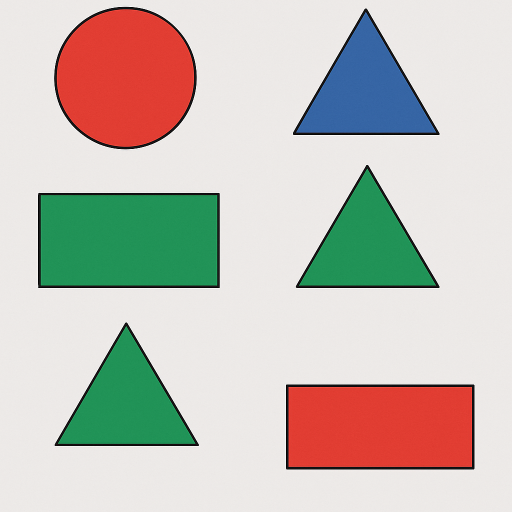
#> input picture sekiller.png, 1024 x 1024 px (shown at 1/2 size)
$ python deneme.py
#> lines starting #> are read from the running program, lines starting #| are printed output that depends on the picture; after the words box and inside, x2 and y2 are one past the last pixel; in counts of white or black regions, pixels touching at a corner belong together
import cv2
import numpy as np

def detect_shape(contour):
    peri = cv2.arcLength(contour, True)
    approx = cv2.approxPolyDP(contour, 0.04 * peri, True)
    if len(approx) == 3:
        return "Triangle"
    elif len(approx) == 4:
        return "Rectangle"
    else:
        return "Circle"

# HSV renk aralıkları (mavi, yeşil, kırmızı)
color_ranges = {
    "Red": [(0, 100, 100), (10, 255, 255)],
    "Red2": [(160, 100, 100), (180, 255, 255)],
    "Green": [(40, 50, 50), (80, 255, 255)],
    "Blue": [(100, 100, 50), (140, 255, 255)]
}

# Görseli yükle
image_path = "sekiller.png"
image = cv2.imread(image_path)
#> image is the input picture: shape (1024, 1024, 3); mean B, G, R 185.5, 193.4, 198.6
resized = cv2.resize(image, (640, 640))
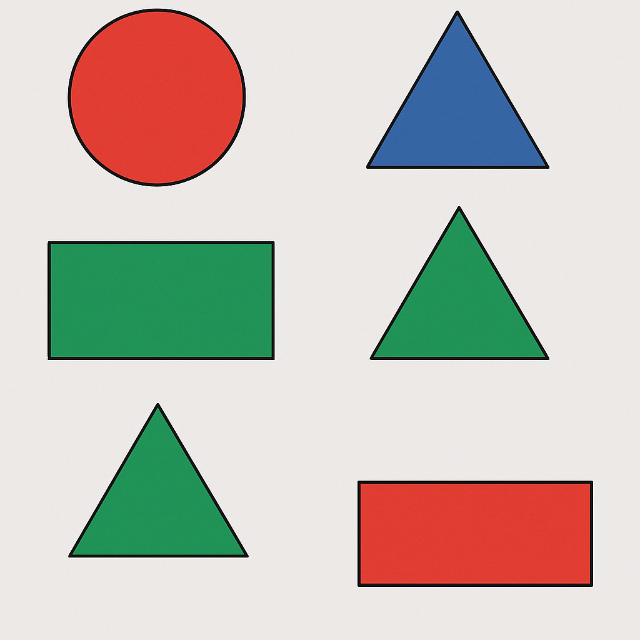
#> resized: shape (640, 640, 3); mean B, G, R 185.4, 193.3, 198.5
blurred = cv2.GaussianBlur(resized, (5, 5), 0)
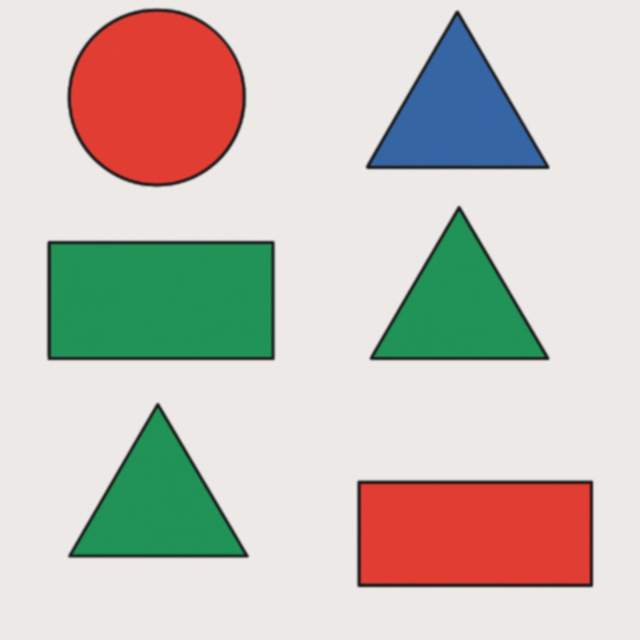
#> blurred: shape (640, 640, 3); mean B, G, R 185.4, 193.3, 198.4
hsv = cv2.cvtColor(blurred, cv2.COLOR_BGR2HSV)
#> hsv: shape (640, 640, 3); mean H, S, V 22.8, 57.3, 216

# Renk tespiti ve şekil analizi
for color_name in ["Red", "Green", "Blue"]:
    if color_name == "Red":
        mask1 = cv2.inRange(hsv, np.array(color_ranges["Red"][0]), np.array(color_ranges["Red"][1]))
        mask2 = cv2.inRange(hsv, np.array(color_ranges["Red2"][0]), np.array(color_ranges["Red2"][1]))
        mask = cv2.bitwise_or(mask1, mask2)
    else:
        mask = cv2.inRange(hsv, np.array(color_ranges[color_name][0]), np.array(color_ranges[color_name][1]))

    contours, _ = cv2.findContours(mask, cv2.RETR_EXTERNAL, cv2.CHAIN_APPROX_SIMPLE)

    for cnt in contours:
        area = cv2.contourArea(cnt)
        if area > 80:  # Küçük şekiller için azaltıldı
            shape = detect_shape(cnt)
            x, y, w, h = cv2.boundingRect(cnt)
            cv2.rectangle(resized, (x, y), (x + w, y + h), (0, 0, 0), 2)
            cv2.putText(resized, f"{color_name} {shape}", (x, y - 10),
                        cv2.FONT_HERSHEY_SIMPLEX, 0.6, (0, 0, 0), 2)
#> this loop made 3 passes
#> pass 1, `mask1 = cv2.inRange(hsv, np.array(color_ranges["Red"][0]), np.array(co..`:
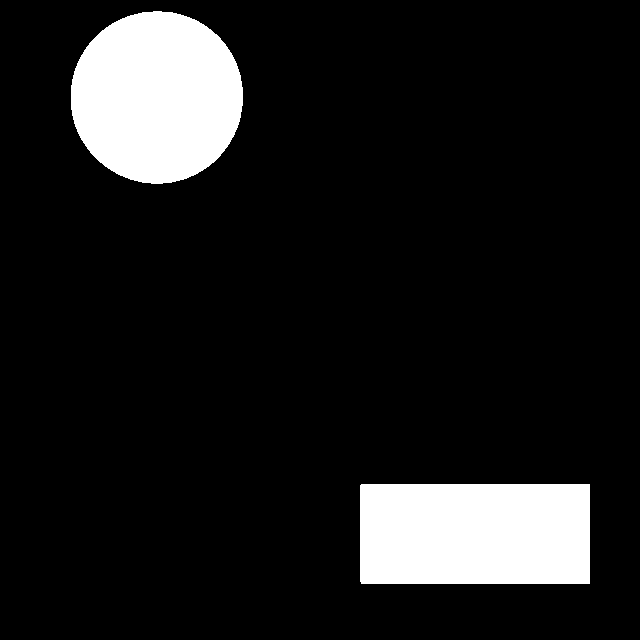
#> mask1: shape (640, 640); 11.3% white; 2 white regions, box (x1, y1, x2, y2) and area: (71, 11, 243, 184) 23408, (360, 484, 590, 584) 22997
#> pass 2, `mask = cv2.inRange(hsv, np.array(color_ranges[color_name][0]), np.arra..`:
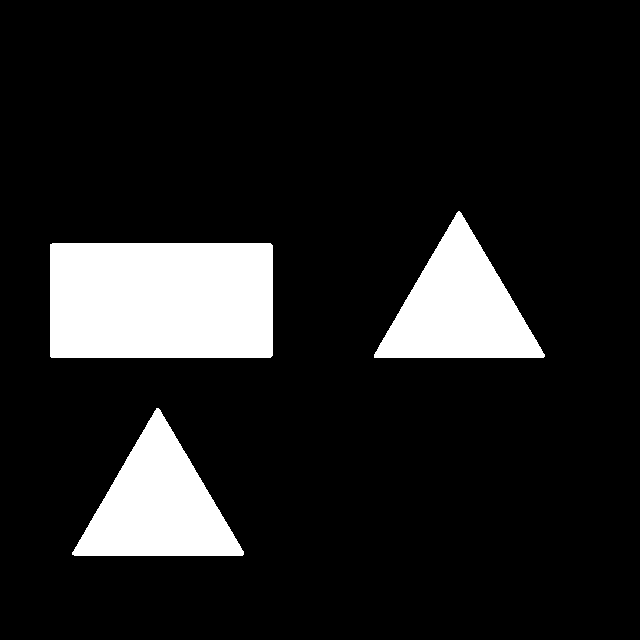
#> mask: shape (640, 640); 12.7% white; 3 white regions, box (x1, y1, x2, y2) and area: (50, 243, 273, 358) 25636, (72, 408, 244, 556) 13205, (374, 211, 545, 358) 13018
#> pass 3, `mask = cv2.inRange(hsv, np.array(color_ranges[color_name][0]), np.arra..`:
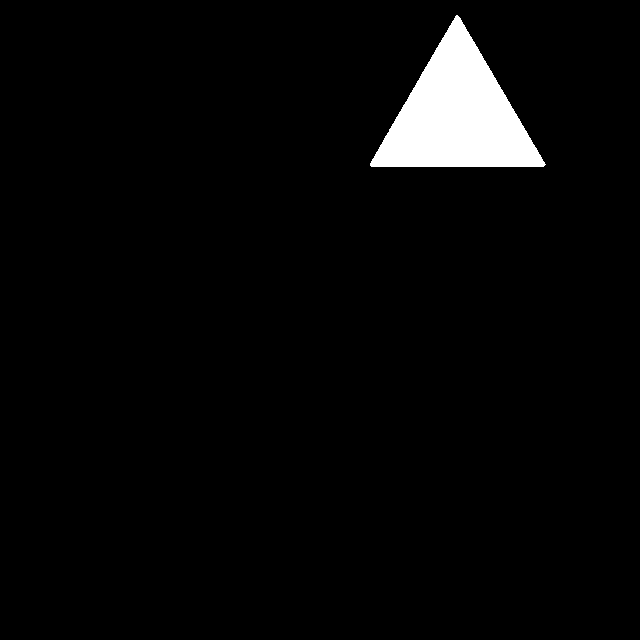
#> mask: shape (640, 640); 3.4% white; 1 white region, box (x1, y1, x2, y2) and area: (370, 15, 546, 167) 13814
#> after the loop:
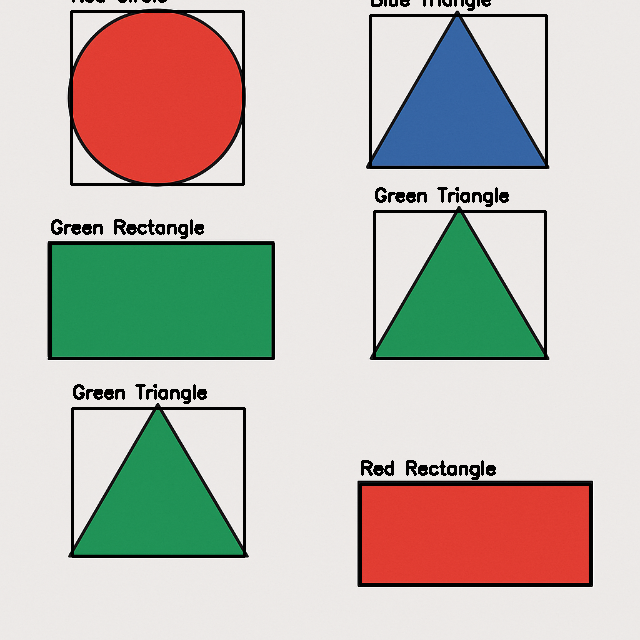
#> resized: shape (640, 640, 3); 4.02% of pixels changed, all inside (x1, y1, x2, y2) = (49, 0, 592, 586)

# Sonucu göster
cv2.imshow("Şekil ve Renk Tespiti", resized)
cv2.waitKey(0)
cv2.destroyAllWindows()
